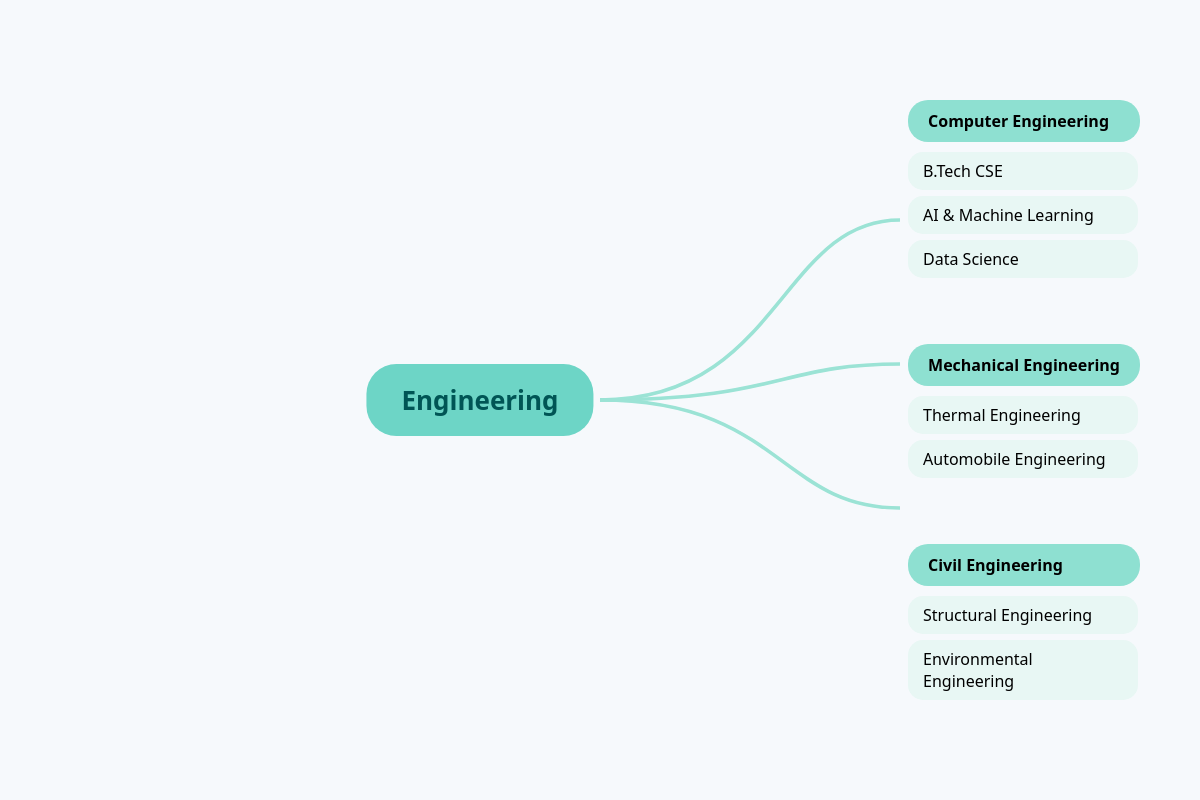
The app's page /category.php with its own data.
### tables this page shows
CREATE TABLE `categories` (
  `id` int(11) NOT NULL,
  `name` varchar(100) DEFAULT NULL
);

CREATE TABLE `branches` (
  `id` int(11) NOT NULL,
  `category_id` int(11) DEFAULT NULL,
  `name` varchar(100) DEFAULT NULL
);

CREATE TABLE `courses` (
  `id` int(11) NOT NULL,
  `branch_id` int(11) DEFAULT NULL,
  `name` varchar(100) DEFAULT NULL
);

### category.php (the view, shortened to what this page needs)
<?php
$category = mysqli_fetch_assoc(mysqli_query($con,"SELECT * FROM categories LIMIT 1"));
$branches = mysqli_query($con,"
    SELECT * FROM branches
    WHERE category_id={$category['id']}
");
?>
<!DOCTYPE html>
<html>
<head>
</head>
<body>
<div class="mindmap-wrapper">
    <div class="center-node">
        <?= $category['name'] ?>
    </div>
    <svg class="connections" viewBox="0 0 1000 600">
        <?php
        $y = 150;
        while($b = mysqli_fetch_assoc($branches)){
            echo "<path d='M500 300 C650 300, 650 $y, 750 $y' />";
            $y += 120;
        }
        ?>
    </svg>
    <div class="right-branches">
        <?php
        mysqli_data_seek($branches,0);
        while($b = mysqli_fetch_assoc($branches)){
        ?>
        <div class="branch">
            <div class="branch-title"><?= $b['name'] ?></div>
            <?php
            $courses = mysqli_query($con,"SELECT * FROM courses WHERE branch_id={$b['id']}");
            while($c = mysqli_fetch_assoc($courses)){
            ?>
                <div class="course"><?= $c['name'] ?></div>
            <?php } ?>
        </div>
        <?php } ?>
    </div>
</div>
</body>
</html>

### category.php (style rules this page uses)
body { margin:0; background:#f6f9fc; font-family: 'Segoe UI', sans-serif; }
.mindmap-wrapper { position:relative; width:100%; height:100vh; }
.center-node { position:absolute; top:50%; left:40%; transform:translate(-50%,-50%); background:#6dd5c6; padding:18px 35px; border-radius:30px; font-size:26px; font-weight:600; color:#055; }
.connections { position:absolute; width:100%; height:100%; }
.right-branches { position:absolute; right:60px; top:100px; display:flex; flex-direction:column; gap:60px; }
.branch-title { background:#8ee0d1; padding:10px 20px; border-radius:20px; font-weight:600; margin-bottom:10px; }
.course { background:#e8f7f4; padding:8px 15px; border-radius:15px; margin:6px 0; width:200px; transition:0.3s; }

### records on screen
categories: name "Engineering"
branches: name "Computer Engineering"
courses: name "B.Tech CSE"
courses: name "AI & Machine Learning"
courses: name "Data Science"
branches: name "Mechanical Engineering"
courses: name "Thermal Engineering"
courses: name "Automobile Engineering"
branches: name "Civil Engineering"
courses: name "Structural Engineering"
courses: name "Environmental Engineering"
